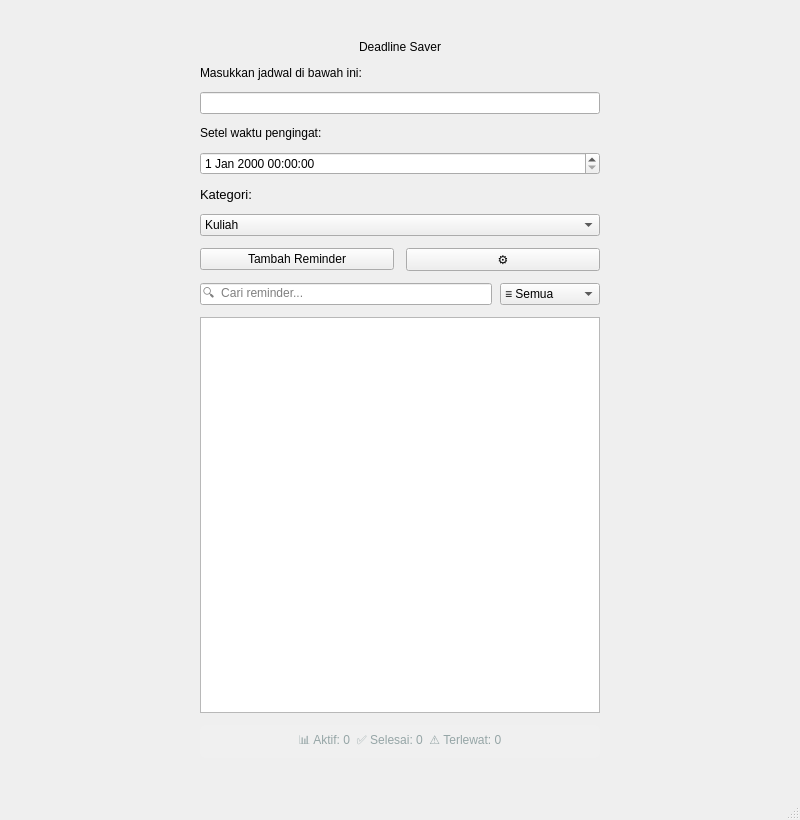
<?xml version="1.0" encoding="UTF-8"?>
<ui version="4.0">
 <class>MainWindow</class>
 <widget class="QMainWindow" name="MainWindow">
  <property name="geometry">
   <rect>
    <x>0</x>
    <y>0</y>
    <width>800</width>
    <height>820</height>
   </rect>
  </property>
  <property name="windowTitle">
   <string>MainWindow</string>
  </property>
  <widget class="QWidget" name="centralwidget">
   <layout class="QVBoxLayout" name="outerLayout">
    <property name="spacing">
     <number>12</number>
    </property>
    <property name="leftMargin">
     <number>200</number>
    </property>
    <property name="topMargin">
     <number>40</number>
    </property>
    <property name="rightMargin">
     <number>200</number>
    </property>
    <property name="bottomMargin">
     <number>40</number>
    </property>
    <item>
     <widget class="QLabel" name="label">
      <property name="text">
       <string>Deadline Saver</string>
      </property>
      <property name="alignment">
       <set>Qt::AlignmentFlag::AlignHCenter</set>
      </property>
     </widget>
    </item>
    <item>
     <widget class="QLabel" name="labelPetunjuk">
      <property name="text">
       <string>Masukkan jadwal di bawah ini:</string>
      </property>
     </widget>
    </item>
    <item>
     <widget class="QLineEdit" name="InputReminder">
      <property name="text">
       <string/>
      </property>
     </widget>
    </item>
    <item>
     <widget class="QLabel" name="labelWaktu">
      <property name="text">
       <string>Setel waktu pengingat:</string>
      </property>
     </widget>
    </item>
    <item>
     <widget class="QDateTimeEdit" name="dateTimeEdit"/>
    </item>
    <item>
     <widget class="QLabel" name="labelTag">
      <property name="styleSheet">
       <string>font-weight: normal; font-size: 13px;</string>
      </property>
      <property name="text">
       <string>Kategori:</string>
      </property>
     </widget>
    </item>
    <item>
     <widget class="QComboBox" name="comboTag">
      <item><property name="text"><string>Kuliah</string></property></item>
      <item><property name="text"><string>Kerja</string></property></item>
      <item><property name="text"><string>Pribadi</string></property></item>
      <item><property name="text"><string>Kesehatan</string></property></item>
      <item><property name="text"><string>Belanja</string></property></item>
      <item><property name="text"><string>Keuangan</string></property></item>
      <item><property name="text"><string>Lain-lain</string></property></item>
     </widget>
    </item>
    <item>
     <layout class="QHBoxLayout" name="layoutTambah">
      <item>
       <widget class="QPushButton" name="btnTambah">
        <property name="text">
         <string>Tambah Reminder</string>
        </property>
       </widget>
      </item>
      <item>
       <widget class="QPushButton" name="btnPengaturan">
        <property name="text">
         <string>⚙</string>
        </property>
        <property name="maximumWidth">
         <number>40</number>
        </property>
        <property name="toolTip">
         <string>Pengaturan</string>
        </property>
       </widget>
      </item>
     </layout>
    </item>
    <item>
     <layout class="QHBoxLayout" name="layoutSearch">
      <property name="spacing">
       <number>8</number>
      </property>
      <item>
       <widget class="QLineEdit" name="inputSearch">
        <property name="placeholderText">
         <string>🔍  Cari reminder...</string>
        </property>
       </widget>
      </item>
      <item>
       <widget class="QComboBox" name="comboFilter">
        <property name="fixedWidth">
         <number>130</number>
        </property>
        <item><property name="text"><string>≡ Semua</string></property></item>
        <item><property name="text"><string>📅 Hari Ini</string></property></item>
        <item><property name="text"><string>🔜 Upcoming</string></property></item>
        <item><property name="text"><string>✅ Selesai</string></property></item>
       </widget>
      </item>
     </layout>
    </item>
    <item>
     <widget class="QListWidget" name="listReminder"/>
    </item>
    <item>
     <widget class="QLabel" name="labelStatistik">
      <property name="text">
       <string>📊 Aktif: 0  ✅ Selesai: 0  ⚠ Terlewat: 0</string>
      </property>
      <property name="alignment">
       <set>Qt::AlignmentFlag::AlignHCenter</set>
      </property>
      <property name="styleSheet">
       <string>font-size: 12px; color: #95a5a6; padding: 6px; background: rgba(255,255,255,0.05); border-radius: 6px;</string>
      </property>
     </widget>
    </item>
   </layout>
  </widget>
  <widget class="QMenuBar" name="menubar">
   <property name="geometry">
    <rect>
     <x>0</x>
     <y>0</y>
     <width>800</width>
     <height>17</height>
    </rect>
   </property>
  </widget>
  <widget class="QStatusBar" name="statusbar"/>
 </widget>
 <resources/>
 <connections/>
</ui>
